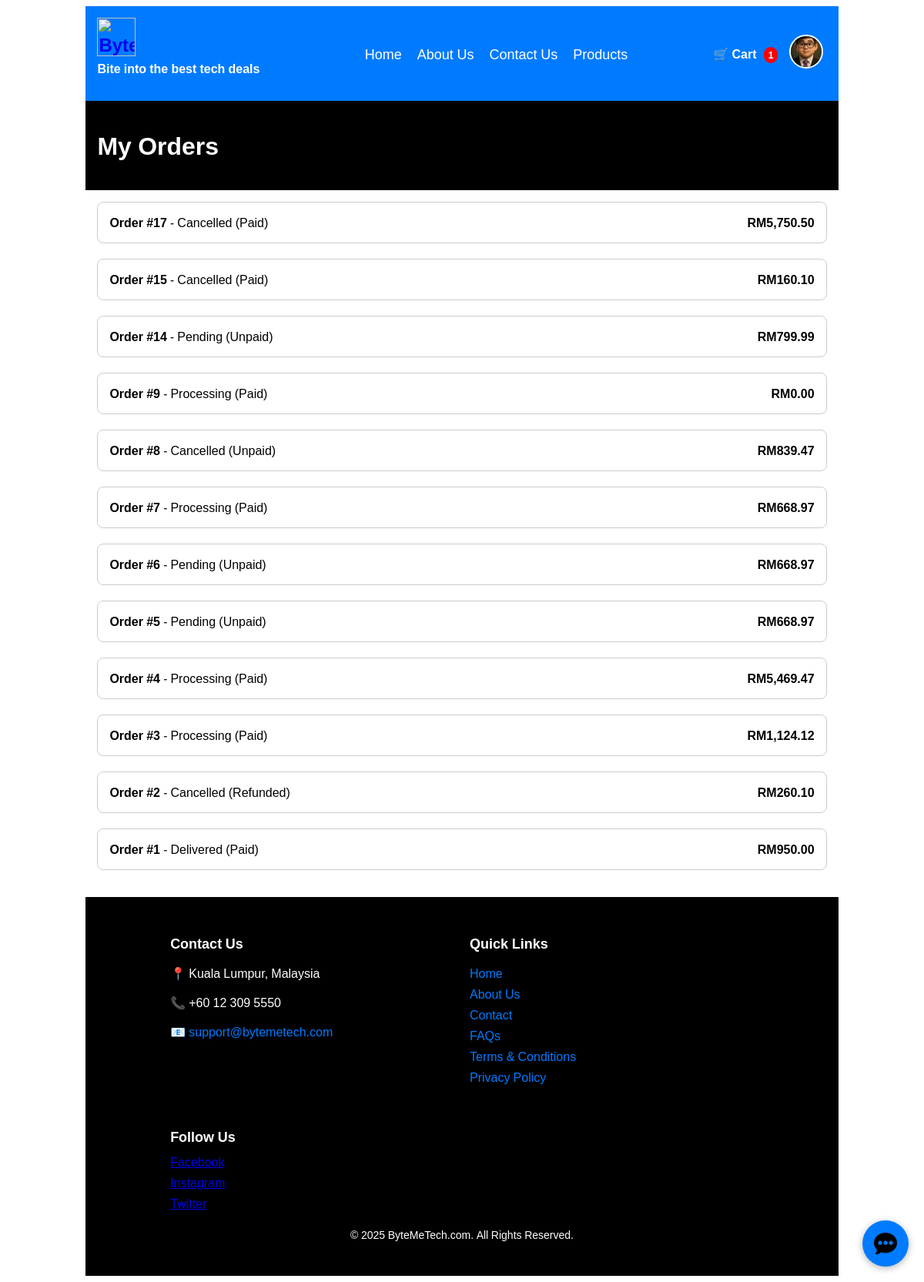
The app's page /page/orders.php (signed in) with its own data.
### tables this page shows
CREATE TABLE `users` (
  `UID` int(11) NOT NULL,
  `USERNAME` varchar(50) NOT NULL,
  `FIRSTNAME` varchar(255) DEFAULT NULL,
  `LASTNAME` varchar(255) DEFAULT NULL,
  `GENDER` varchar(255) DEFAULT NULL,
  `EMAIL` varchar(255) DEFAULT NULL,
  `BIRTHDATE` date DEFAULT NULL,
  `PASSWORD` varchar(255) NOT NULL,
  `CREATED` datetime DEFAULT current_timestamp(),
  `LAST_LOGGEDIN` datetime DEFAULT NULL,
  `VERIFIED` tinyint(1) DEFAULT 0,
  `REMEMBER_ME_TOKEN` varchar(255) DEFAULT NULL,
  `PROFILE_PICTURE` varchar(255) DEFAULT '../images/default-profile.png'
);

CREATE TABLE `orders` (
  `ORDER_ID` int(11) NOT NULL,
  `UID` int(11) NOT NULL,
  `TOTAL_AMOUNT` decimal(10,2) NOT NULL,
  `STATUS` enum('Pending','Processing','Shipped','Delivered','Cancelled','Refunded') DEFAULT 'Pending',
  `PAYMENT_METHOD` enum('Credit Card','PayPal','Bank Transfer','Cash on Delivery') NOT NULL,
  `PAYMENT_STATUS` enum('Paid','Unpaid','Refunded') DEFAULT 'Unpaid',
  `BILLING_ADDRESS_ID` int(11) NOT NULL,
  `SHIPPING_ADDRESS_ID` int(11) NOT NULL,
  `CREATED_AT` timestamp NOT NULL DEFAULT current_timestamp(),
  `UPDATED_AT` timestamp NOT NULL DEFAULT current_timestamp() ON UPDATE current_timestamp()
);

### page/orders.php (the view, shortened to what this page needs)
<?php
require_once "../includes/config.php";
$uid = $_SESSION["user_id"];
$stmt = $pdo->prepare("
    SELECT o.*,
           CONCAT(b.UNIT_NUMBER, ', ', b.STREET, ', ', b.CITY, ', ', sb.STATE_NAME, ', ', cb.COUNTRY_NAME) AS billing_address,
           CONCAT(s.UNIT_NUMBER, ', ', s.STREET, ', ', s.CITY, ', ', ss.STATE_NAME, ', ', cs.COUNTRY_NAME) AS shipping_address
    FROM orders o
    JOIN Address b ON o.BILLING_ADDRESS_ID = b.ADDID
    JOIN States sb ON b.STATE_ID = sb.STATE_ID
    JOIN Countries cb ON b.COUNTRY_ID = cb.COUNTRY_ID
    JOIN Address s ON o.SHIPPING_ADDRESS_ID = s.ADDID
    JOIN States ss ON s.STATE_ID = ss.STATE_ID
    JOIN Countries cs ON s.COUNTRY_ID = cs.COUNTRY_ID
    WHERE o.UID = :uid
    ORDER BY o.CREATED_AT DESC
");
$stmt->execute(["uid" => $uid]);
$orders = $stmt->fetchAll();
include "../includes/headers.php";
?>
<!DOCTYPE html>
<html lang="en">
<head>
</head>
<body class="bg-light">
<?php include "../includes/navbar.php"; ?>
<div class="container bg-dark">
    <h1 class="white-text">My Orders</h1>
</div>
<div class="container">
    <?php if (empty($orders)): ?>
        <p>You have no orders yet.</p>
    <?php else: ?>
        <?php foreach ($orders as $order): ?>
            <div class="order-box">
                <div class="order-summary" onclick="toggleDetails(<?= $order['ORDER_ID'] ?>)">
                    <div><strong>Order #<?= $order['ORDER_ID'] ?></strong> - <?= htmlspecialchars($order["STATUS"]) ?> (<?= htmlspecialchars($order["PAYMENT_STATUS"]) ?>)</div>
                    <div><strong>RM<?= number_format($order["TOTAL_AMOUNT"], 2) ?></strong></div>
                </div>
            </div>
        <?php endforeach; ?>
    <?php endif; ?>
</div>
<?php include "../includes/footer.php"; ?>
</body>
</html>

### includes/headers.php (shortened to what this page needs)
<link rel="stylesheet" href="../css/style.css">

### includes/navbar.php (shortened to what this page needs)
<?php
require_once "../includes/config.php";
$default_profile = "../images/default-profile.png";
$profile_picture = $default_profile;
if (isset($_SESSION['role']) && $_SESSION['role'] === 'admin') {
    $profile_picture = $default_profile;
} elseif (isset($_SESSION['role']) && $_SESSION['role'] === 'user') {
    $stmt = $pdo->prepare("SELECT PROFILE_PICTURE FROM users WHERE UID = :uid");
    $stmt->bindParam(":uid", $_SESSION["user_id"], PDO::PARAM_INT);
    $stmt->execute();
    $user = $stmt->fetch();
    if (!empty($user["PROFILE_PICTURE"])) {
        $profile_picture = $user["PROFILE_PICTURE"];
    }
}
?>
<?php
$cart_count = 0;
if (isset($_SESSION['user_id']) && $_SESSION['role'] === 'user') {
    $stmt = $pdo->prepare("SELECT SUM(QUANTITY) AS total FROM cart WHERE UID = ?");
    $stmt->execute([$_SESSION['user_id']]);
    $cart_count = $stmt->fetchColumn() ?? 0;
}
?>
<nav class="container navbar">
    <div class="logo">
        <a href="index.php">
            <img src="../images/ByteMe-Logo.png" alt="ByteMeTech Logo">
        </a>
        <p class="tagline white-text">Bite into the best tech deals</p>
    </div>
    <ul class="nav-links">
        <?php if (isset($_SESSION['role']) && $_SESSION['role'] === 'admin'): ?>
            <li><a href="admin-dashboard.php">Admin Dashboard</a></li>
            <li><a href="manage-users.php">Manage Users</a></li>
            <li><a href="manage-products.php">Manage Products</a></li>
            <li><a href="orders.php">Orders</a></li>
        <?php elseif (isset($_SESSION['role']) && $_SESSION['role'] === 'user'): ?>
            <li><a href="welcome.php">Home</a></li>
            <li><a href="about.php">About Us</a></li>
            <li><a href="contact.php">Contact Us</a></li>
            <li><a href="product.php">Products</a></li>
        <?php endif; ?>
    </ul>
    <div class="navbar-right">
        <?php if (isset($_SESSION['role']) && $_SESSION['role'] === 'user'): ?>
            <a href="cart.php" class="cart-link">
                🛒 Cart <span class="cart-count"><?= $cart_count ?></span>
            </a>
        <?php endif; ?>
        <?php if (isset($_SESSION['role'])): ?>
            <div class="profile-section">
                <img src="<?= htmlspecialchars($profile_picture) ?>?t=<?= time(); ?>"
                     class="profile-icon" id="profile-icon" alt="Profile">
            </div>
        <?php else: ?>
            <a href="login.php" class="btn btn-blue">Login</a>
        <?php endif; ?>
    </div>
</nav>
<div>
    <div id="chat-bubble">
        <img src="../images/chat-icon.png" alt="Chat" />
    </div>
</div>

### includes/footer.php
<footer class="footer bg-dark">
    <div class="container">
        <div class="footer-grid">
            <div class="footer-section">
                <h3 class="white-text">Contact Us</h3>
                <p class="white-text">📍 Kuala Lumpur, Malaysia</p>
                <p class="white-text">📞 +60 12 309 5550</p>
                <p class="white-text">📧 <a href="mailto:support@bytemetech.com" class="footer-link">support@bytemetech.com</a></p>
            </div>
            <div class="footer-section">
                <h3 class="white-text">Quick Links</h3>
                <ul class="footer-links">
                    <li><a href="index.php" class="footer-link">Home</a></li>
                    <li><a href="about.php" class="footer-link">About Us</a></li>
                    <li><a href="contact.php" class="footer-link">Contact</a></li>
                    <li><a href="faq.php" class="footer-link">FAQs</a></li>
                    <li><a href="terms.php" class="footer-link">Terms & Conditions</a></li>
                    <li><a href="privacy-policy.php" class="footer-link">Privacy Policy</a></li>
                </ul>
            </div>
            <div class="footer-section">
                <h3 class="white-text">Follow Us</h3>
                <div class="social-icons">
                    <a href="#" class="social-icon">Facebook</a>
                    <a href="#" class="social-icon">Instagram</a>
                    <a href="#" class="social-icon">Twitter</a>
                </div>
            </div>
        </div>
        <div class="footer-bottom">
            <p class="white-text">&copy; <?php echo date("Y"); ?> ByteMeTech.com. All Rights Reserved.</p>
        </div>
    </div>
</footer>

### css/style.css (style rules this page uses)
body { font-family: "Noto Sans Georgian", sans-serif; }
.container { width: 80%; max-width: 1200px; margin: auto; padding: 15px; }
.white-text { color: white; }
.bg-dark { background-color: black; color: white; }
.navbar { background-color: #007bff; display: flex; justify-content: space-between; align-items: center; position: relative; }
.tagline { font-size: 16px; color: white; font-weight: bold; text-align: center; margin-top: 5px; }
.navbar .logo { font-size: 24px; color: white; font-weight: bold; }
.navbar .logo img { height: 50px; max-width: 200px; }
.nav-links { list-style: none; display: flex; gap: 20px; }
.nav-links li { display: inline; }
.nav-links a { color: white; text-decoration: none; font-size: 18px; }
.navbar-right { display: flex; align-items: center; gap: 15px; }
.footer { width: 80%; max-width: 1200px; margin: auto; padding: 15px; }
.footer-grid { display: flex; justify-content: space-between; flex-wrap: wrap; gap: 20px; }
.footer-section { flex: 1; min-width: 250px; }
.footer-section h3 { font-size: 18px; margin-bottom: 10px; }
.footer-links { list-style: none; padding: 0; }
.footer-links li { margin-bottom: 5px; }
.footer-link { color: #007bff; text-decoration: none; }
.social-icons { display: flex; flex-direction: column; gap: 5px; }
.footer-bottom { text-align: center; margin-top: 20px; font-size: 14px; }
.profile-icon { width: 40px; height: 40px; border-radius: 50%; cursor: pointer; border: 2px solid #fff; object-fit: cover; }
.cart-link { display: inline-block; margin-left: 15px; color: white; text-decoration: none; position: relative; font-weight: bold; }
.cart-count { background: red; color: white; font-size: 12px; padding: 2px 6px; border-radius: 12px; margin-left: 5px; }
#chat-bubble { position: fixed; bottom: 20px; right: 20px; background: #007bff; border-radius: 50%; width: 60px; height: 60px; cursor: pointer; box-shadow: 0 2px 10px rgba(0,0,0,0.3); display: flex; justify-content: center; align-items: center; z-index: 999; }
#chat-bubble img { width: 30px; }

### page/orders.php (style rules this page uses)
.order-box { border: 1px solid #ccc; border-radius: 8px; padding: 15px; margin-bottom: 20px; }
.order-summary { display: flex; justify-content: space-between; cursor: pointer; }

### records on screen
users: PROFILE_PICTURE (picture)
orders: ORDER_ID "17", STATUS "Cancelled", PAYMENT_STATUS "Paid", TOTAL_AMOUNT "5,750.50"
orders: ORDER_ID "15", STATUS "Cancelled", PAYMENT_STATUS "Paid", TOTAL_AMOUNT "160.10"
orders: ORDER_ID "14", STATUS "Pending", PAYMENT_STATUS "Unpaid", TOTAL_AMOUNT "799.99"
orders: ORDER_ID "9", STATUS "Processing", PAYMENT_STATUS "Paid", TOTAL_AMOUNT "0.00"
orders: ORDER_ID "8", STATUS "Cancelled", PAYMENT_STATUS "Unpaid", TOTAL_AMOUNT "839.47"
orders: ORDER_ID "7", STATUS "Processing", PAYMENT_STATUS "Paid", TOTAL_AMOUNT "668.97"
orders: ORDER_ID "6", STATUS "Pending", PAYMENT_STATUS "Unpaid", TOTAL_AMOUNT "668.97"
orders: ORDER_ID "5", STATUS "Pending", PAYMENT_STATUS "Unpaid", TOTAL_AMOUNT "668.97"
orders: ORDER_ID "4", STATUS "Processing", PAYMENT_STATUS "Paid", TOTAL_AMOUNT "5,469.47"
orders: ORDER_ID "3", STATUS "Processing", PAYMENT_STATUS "Paid", TOTAL_AMOUNT "1,124.12"
orders: ORDER_ID "2", STATUS "Cancelled", PAYMENT_STATUS "Refunded", TOTAL_AMOUNT "260.10"
orders: ORDER_ID "1", STATUS "Delivered", PAYMENT_STATUS "Paid", TOTAL_AMOUNT "950.00"

### other values on screen
$cart_count "1"
